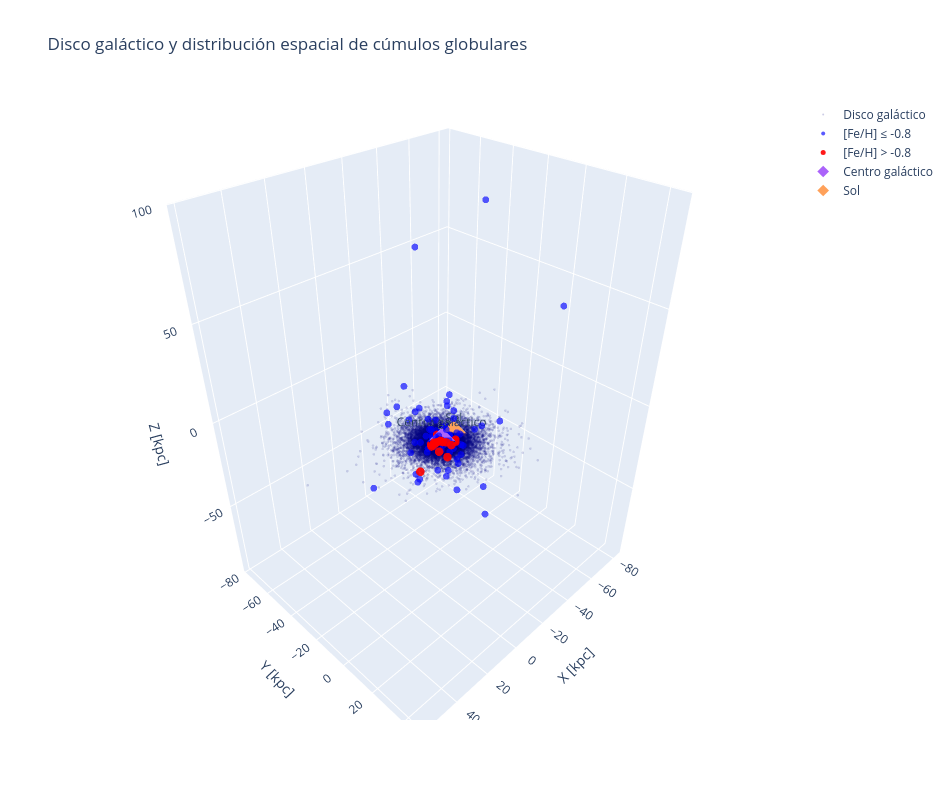

The notebook cell saved with this chart:
### Code cell
fig = go.Figure()

# ==========================================================
# DISCO GALÁCTICO
# ==========================================================

fig.add_trace(
    go.Scatter3d(
        x=x_disco,
        y=y_disco,
        z=z_disco,

        mode="markers",

        marker=dict(
            size=1.5,
            opacity=0.15,
            color="navy"
        ),

        name="Disco galáctico",

        hoverinfo="skip"
    )
)

# ==========================================================
# CÚMULOS POBRES EN METALES
# ==========================================================

fig.add_trace(
    go.Scatter3d(
        x=pobres["X"],
        y=pobres["Y"],
        z=pobres["Z"],

        mode="markers",

        marker=dict(
            size=4,
            opacity=0.65,
            color="blue"
        ),

        text=pobres["ID"],

        customdata=np.column_stack([
            pobres["FeH"],
            pobres["r3D"]
        ]),

        hovertemplate=(
            "<b>%{text}</b><br>"
            "X = %{x:.2f} kpc<br>"
            "Y = %{y:.2f} kpc<br>"
            "Z = %{z:.2f} kpc<br>"
            "[Fe/H] = %{customdata[0]:.2f}<br>"
            "r = %{customdata[1]:.2f} kpc"
            "<extra></extra>"
        ),

        name="[Fe/H] ≤ -0.8"
    )
)

# ==========================================================
# CÚMULOS RICOS EN METALES
# ==========================================================

fig.add_trace(
    go.Scatter3d(
        x=ricos["X"],
        y=ricos["Y"],
        z=ricos["Z"],

        mode="markers",

        marker=dict(
            size=5,
            opacity=0.9,
            color="red"
        ),

        text=ricos["ID"],

        customdata=np.column_stack([
            ricos["FeH"],
            ricos["r3D"]
        ]),

        hovertemplate=(
            "<b>%{text}</b><br>"
            "X = %{x:.2f} kpc<br>"
            "Y = %{y:.2f} kpc<br>"
            "Z = %{z:.2f} kpc<br>"
            "[Fe/H] = %{customdata[0]:.2f}<br>"
            "r = %{customdata[1]:.2f} kpc"
            "<extra></extra>"
        ),

        name="[Fe/H] > -0.8"
    )
)

# ==========================================================
# CENTRO GALÁCTICO
# ==========================================================

fig.add_trace(
    go.Scatter3d(
        x=[0],
        y=[0],
        z=[0],

        mode="markers+text",

        marker=dict(
            size=9,
            symbol="diamond"
        ),

        text=["Centro galáctico"],
        textposition="top center",

        name="Centro galáctico"
    )
)

# ==========================================================
# POSICIÓN DEL SOL EN EL SISTEMA GALACTOCÉNTRICO
# ==========================================================

x_sol = -xc_gc
y_sol = -yc_gc
z_sol = -zc_gc

fig.add_trace(
    go.Scatter3d(
        x=[x_sol],
        y=[y_sol],
        z=[z_sol],

        mode="markers+text",

        marker=dict(
            size=9,
            symbol="diamond"
        ),

        text=["Sol"],
        textposition="top center",

        name="Sol"
    )
)

# ==========================================================
# DISEÑO
# ==========================================================

fig.update_layout(

    title=(
        "Disco galáctico y distribución espacial "
        "de cúmulos globulares"
    ),

    scene=dict(

        xaxis_title="X [kpc]",
        yaxis_title="Y [kpc]",
        zaxis_title="Z [kpc]",

        aspectmode="data"
    ),

    width=950,
    height=800
)

fig.show()

### Figure 1 — Plotly figure (JSON) as saved in the notebook; plotly's stock layout.template omitted (floating-point values rounded to 4 significant figures; data arrays with more than 128 entries replaced by an {"elided": "..."} marker saying what was removed)
{"data": [{"hoverinfo": "skip", "marker": {"color": "navy", "opacity": 0.15, "size": 1.5}, "mode": "markers", "name": "Disco galáctico", "type": "scatter3d", "x": {"elided": "20000 float values"}, "y": {"elided": "20000 float values"}, "z": {"elided": "20000 float values"}}, {"customdata": {"elided": "107x2 float values"}, "hovertemplate": "<b>%{text}</b><br>X = %{x:.2f} kpc<br>Y = %{y:.2f} kpc<br>Z = %{z:.2f} kpc<br>[Fe/H] = %{customdata[0]:.2f}<br>r = %{customdata[1]:.2f} kpc<extra></extra>", "marker": {"color": "blue", "opacity": 0.65, "size": 4}, "mode": "markers", "name": "[Fe/H] ≤ -0.8", "text": ["NGC 288", "NGC 362", "NGC 1261", "Pal 1", "AM 1", "Eridanus", "Pal 2", "NGC 1851", "NGC 1904", "NGC 2298", "NGC 2419", "Pyxis", "NGC 2808", "E 3", "Pal 3", "NGC 3201", "Pal 4", "NGC 4147", "NGC 4372", "Rup 106", "NGC 4590", "NGC 4833", "NGC 5024", "NGC 5053", "NGC 5139", "NGC 5272", "NGC 5286", "AM 4", "NGC 5466", "NGC 5634", "NGC 5694", "IC 4499", "NGC 5824", "Pal 5", "NGC 5897", "NGC 5904", "NGC 5946", "NGC 5986", "Pal 14", "NGC 6093", "NGC 6121", "NGC 6101", "NGC 6144", "NGC 6139", "NGC 6171", "NGC 6205", "NGC 6229", "NGC 6218", "NGC 6235", "NGC 6254", "Pal 15", "NGC 6266", "NGC 6273", "NGC 6284", "NGC 6287", "NGC 6293", "NGC 6341", "NGC 6325", "NGC 6333", "NGC 6355", "IC 1257", "NGC 6366", "Terzan 4", "HP 1", "NGC 6362", "NGC 6402", "NGC 6401", "NGC 6397", "NGC 6426", "NGC 6453", "UKS 1", "Terzan 9", "NGC 6517", "NGC 6522", "NGC 6535", "NGC 6540", "NGC 6544", "NGC 6541", "NGC 6558", "NGC 6569", "NGC 6584", "NGC 6626", "NGC 6638", "NGC 6642", "NGC 6652", "NGC 6656", "NGC 6681", "NGC 6712", "NGC 6715", "NGC 6717", "NGC 6723", "NGC 6749", "NGC 6752", "NGC 6779", "Arp 2", "NGC 6809", "Terzan 8", "NGC 6864", "NGC 6934", "NGC 6981", "NGC 7006", "NGC 7078", "NGC 7089", "NGC 7099", "Pal 12", "Pal 13", "NGC 7492"], "type": "scatter3d", "x": [-7.444, -4.365, -7.274, -13.27, -23.3, -55.11, -33.57, -11.67, -14.82, -11.57, -81.81, -13.13, -5.44, -5.862, -40.52, -6.732, -36.15, -8.595, -4.881, 2.991, -3.329, -4.132, -4.453, -4.534, -4.259, -5.916, -0.3815, 11.32, -3.889, 8.356, 18.23, 3.092, 18.37, 8.371, 3.118, -2.38, 2.989, 1.863, 39.54, 0.7696, -5.277, 3.388, 2.261, 2.567, -1.578, -4.643, -1.073, -3.311, 2.063, -3.548, 30.24, -0.7626, 1.007, 6.713, 0.8787, 1.344, -4.913, 1.941, 0.7512, -0.2984, 15.31, -4.084, 1.51, -0.1786, -1.47, 0.469, 0.102, -5.368, 9.49, 3.478, 0.1031, 0.4136, 2.479, -0.3839, -1.417, -3.878, -4.881, -0.2332, -1.002, 1.076, 4.503, -1.746, 0.6927, 0.07526, 1.846, -4.241, 1.117, -1.329, 17.92, -0.5699, 0.8446, -1.157, -4.142, -2.868, 18.15, -2.555, 15.62, 8.177, 1.468, 4.194, 9.6, -3.538, -1.85, -2.558, 3.481, -6.388, -0.656], "y": [0.07851, -4.854, -9.784, 7.055, -77.3, -37.41, 4.408, -8.979, -8.024, -9.243, -0.443, -37.74, -8.878, -3.637, -57.71, -4.964, -11.77, -3.945, -4.101, -17.27, -7.06, -4.828, -1.449, -1.242, -3.786, 1.353, -7.827, -15.56, 3.185, -5.007, -14.12, -13.67, -13.33, 0.2712, -3.178, 0.3741, -6.539, -3.876, 25.77, -1.009, -0.2942, -9.73, -1.327, -3.119, 0.3786, 4.573, 21.48, 1.179, -0.14, 1.071, 12.89, -0.7053, -0.4202, -0.3678, 0.05645, -0.3243, 6.215, 0.1953, 0.8251, -0.01407, 6.766, 1.13, -0.5798, -0.2861, -4.007, 3.096, 0.488, -0.7626, 9.034, -0.7739, 0.707, 0.5272, 3.472, 0.1621, 3.092, 0.2383, 0.2919, -1.311, 0.05996, 0.1085, -3.787, 0.8077, 1.156, 1.324, 0.2838, 0.5826, 0.46, 2.898, 2.522, 1.592, 0.04777, 4.582, -1.364, 8.739, 3.874, 0.7826, 2.356, 5.787, 11.39, 8.181, 34.47, 8.252, 7.461, 2.507, 6.43, 19.34, 9.07], "z": [-8.235, -6.131, -12.77, 3.027, -89.3, -53.5, -4.376, -7.14, -6.312, -3.059, 34.96, 4.556, -1.95, -1.505, 59.52, 0.6303, 94.48, 18.2, -0.9766, 4.031, 5.808, -0.9579, 17.97, 15.76, 1.182, 9.671, 1.827, 16.0, 15.79, 19.03, 17.0, -6.571, 11.62, 16.08, 6.27, 5.186, 0.7629, 2.228, 48.34, 2.763, 0.4695, -4.252, 2.597, 1.133, 2.327, 4.448, 18.82, 1.947, 2.132, 1.55, 17.81, 0.7178, 1.25, 2.333, 1.47, 1.063, 4.494, 1.172, 1.405, 0.5361, 6.263, 0.8589, 0.06767, 0.1305, -2.4, 2.088, 0.3848, -0.5917, 5.426, -0.8715, -0.03632, -0.4067, 1.1, -0.6156, 1.096, -0.3379, -0.2318, -1.571, -0.8081, -1.125, -3.808, -0.69, -1.156, -0.9882, -1.991, -0.5563, -2.02, -0.6405, -6.514, -1.478, -2.693, -0.4314, -1.823, 1.3, -9.928, -2.23, -10.69, -8.13, -5.057, -9.207, -13.66, -4.816, -6.801, -5.897, -13.96, -17.97, -22.68]}, {"customdata": [[-0.76, 6.862], [-0.37, 4.228], [-0.62, 3.876], [-0.7, 2.605], [-0.59, 1.524], [-0.55, 4.22], [-0.65, 2.253], [-0.5, 7.526], [-0.7, 2.847], [-0.25, 2.196], [0.22, 3.225], [-0.35, 0.9053], [-0.5, 1.428], [-0.6, 4.873], [-0.1, 0.7342], [-0.28, 0.8418], [-0.34, 1.299], [-0.53, 2.658], [-0.65, 0.4618], [-0.64, 4.958], [-0.7, 1.282], [-0.17, 0.6988], [-0.66, 2.934], [-0.25, 2.76], [-0.42, 1.368], [-0.71, 1.766], [-0.48, 5.721], [-0.52, 4.62], [-0.58, 16.36], [-0.1, 6.014], [-0.39, 7.905], [-0.73, 6.2]], "hovertemplate": "<b>%{text}</b><br>X = %{x:.2f} kpc<br>Y = %{y:.2f} kpc<br>Z = %{z:.2f} kpc<br>[Fe/H] = %{customdata[0]:.2f}<br>r = %{customdata[1]:.2f} kpc<extra></extra>", "marker": {"color": "red", "opacity": 0.9, "size": 5}, "mode": "markers", "name": "[Fe/H] > -0.8", "text": ["NGC 104", "NGC 5927", "Lynga 7", "NGC 6256", "NGC 6304", "NGC 6316", "NGC 6342", "NGC 6356", "NGC 6352", "Terzan 2", "Liller 1", "Terzan 1", "Ton 2", "NGC 6388", "Pal 6", "Terzan 5", "NGC 6440", "NGC 6441", "Terzan 6", "NGC 6496", "Terzan 10", "NGC 6528", "NGC 6539", "NGC 6553", "NGC 6624", "NGC 6637", "Pal 8", "NGC 6760", "Terzan 7", "Pal 10", "Pal 11", "NGC 6838"], "type": "scatter3d", "x": [-5.58, -1.211, -1.388, 1.708, -1.409, 4.062, 1.57, 6.903, -2.1, 2.106, 3.091, -0.8732, 0.4181, 3.693, -0.674, 0.6126, 0.5435, 2.235, 0.126, 3.808, 1.004, 0.01259, -0.03288, -2.693, 0.4492, 0.6986, 4.575, -1.483, 14.2, -3.835, 2.948, -5.289], "y": [-2.43, -4.021, -3.587, -1.926, -0.3966, -0.5252, 0.8039, 1.719, -1.733, -0.5715, -0.9066, -0.2378, -1.223, -2.81, 0.282, 0.5691, 1.111, -1.051, -0.1493, -2.333, 0.6848, 0.1846, 2.823, 0.4672, 0.4186, 0.2799, 3.037, 4.33, 1.315, 4.63, 6.435, 3.205], "z": [-3.171, 0.4911, -0.4765, 0.4012, 0.4268, 1.018, 1.402, 2.455, -0.8348, 0.2454, -0.1651, -0.02236, -0.6071, -1.485, 0.07231, 0.09734, 0.3944, -0.9829, -0.4185, -2.152, -0.4084, -0.6739, 0.7968, -0.3834, -1.223, -1.598, -1.604, -0.6349, -8.029, 0.1394, -3.52, -0.4379]}, {"marker": {"size": 9, "symbol": "diamond"}, "mode": "markers+text", "name": "Centro galáctico", "text": ["Centro galáctico"], "textposition": "top center", "type": "scatter3d", "x": [0], "y": [0], "z": [0]}, {"marker": {"size": 9, "symbol": "diamond"}, "mode": "markers+text", "name": "Sol", "text": ["Sol"], "textposition": "top center", "type": "scatter3d", "x": [-7.366], "y": [0.03774], "z": [-0.1358]}], "layout": {"height": 800, "scene": {"aspectmode": "data", "xaxis": {"title": {"text": "X [kpc]"}}, "yaxis": {"title": {"text": "Y [kpc]"}}, "zaxis": {"title": {"text": "Z [kpc]"}}}, "title": {"text": "Disco galáctico y distribución espacial de cúmulos globulares"}, "width": 950}}
